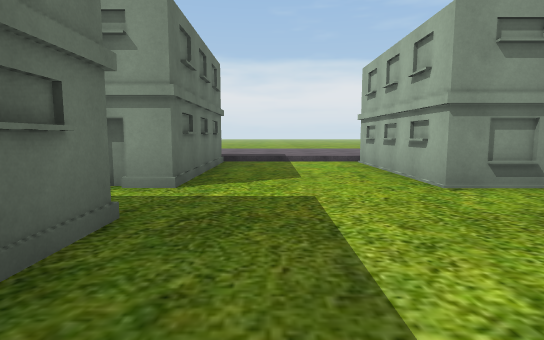
[1] (above)

19 first-person views from a walk through a Unity game level. The camera is 1.4 m above the floor, tilts 6° down and sees 80° across. The floor is counted in squares, 2 m on a side. Each view is taken from the middle of a square. On the plan, view 1 faces up. The plan holds only what a view shows up to about 10 squares ahead; the rest is blank. The place goes on beyond the plan. The player is left out. Some surface patterns are stand-ins.

[2]
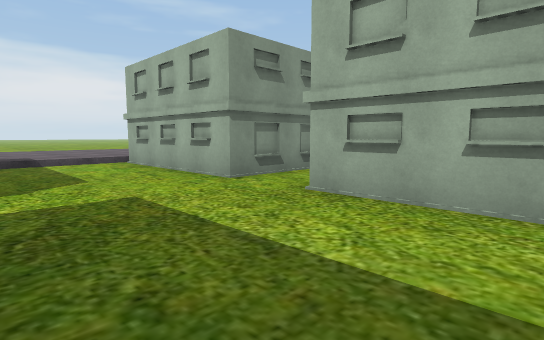

[3]
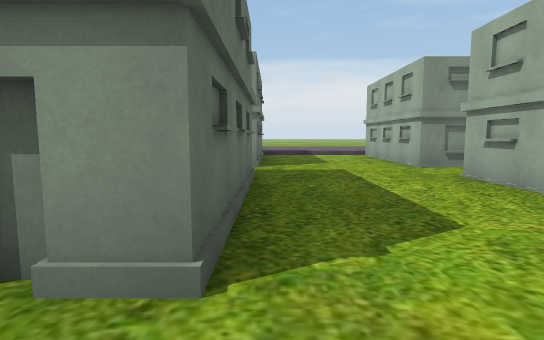

[4]
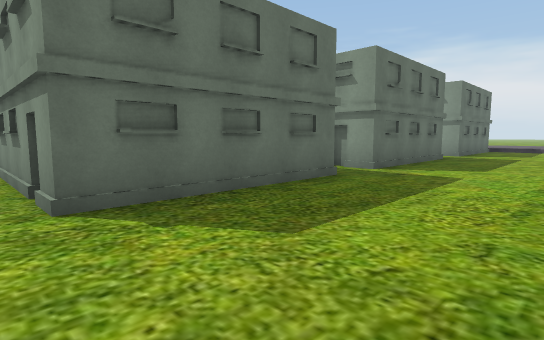

[5]
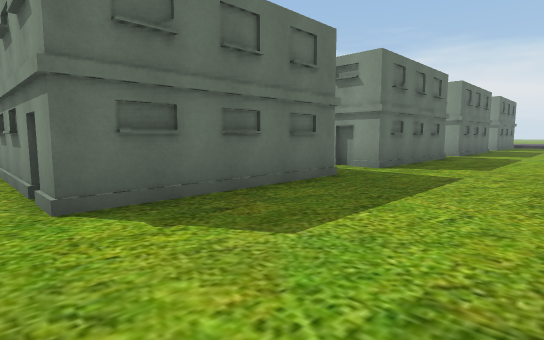

[6]
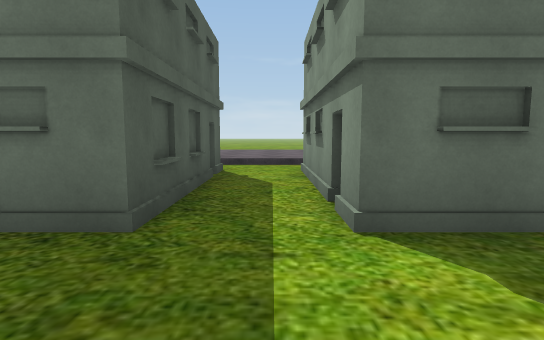

[7]
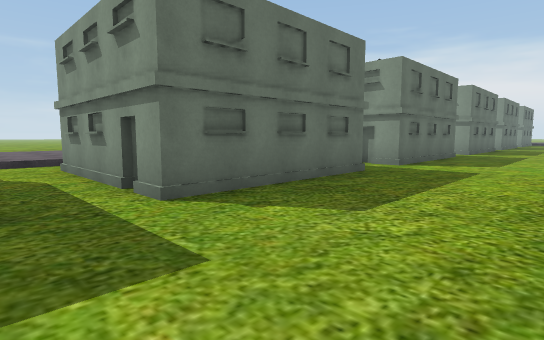

[8]
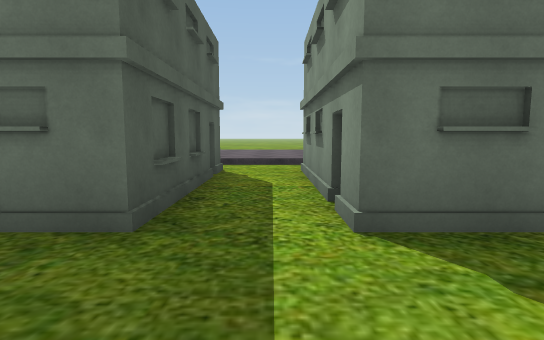

[9]
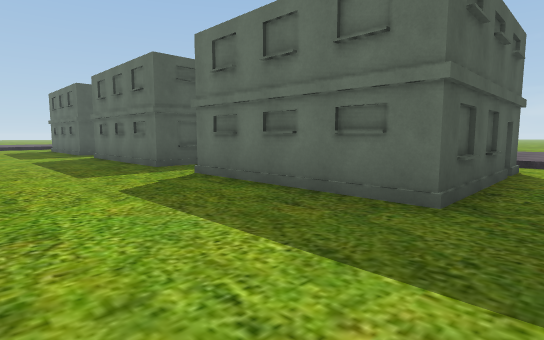

[10]
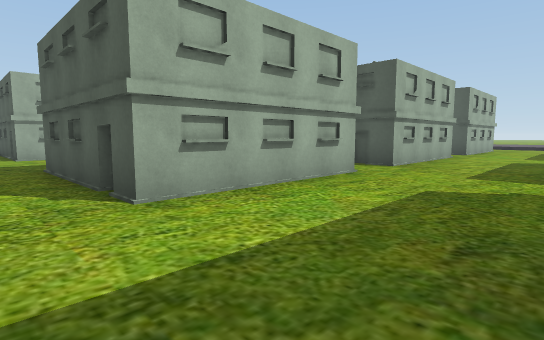

[11]
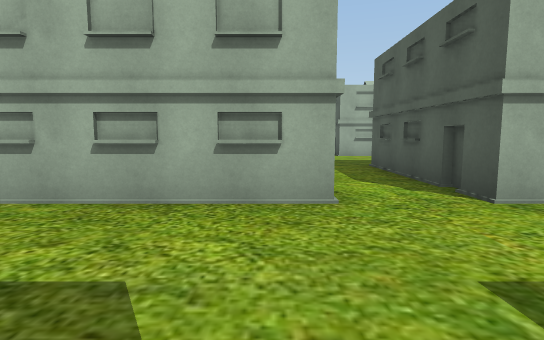

[12]
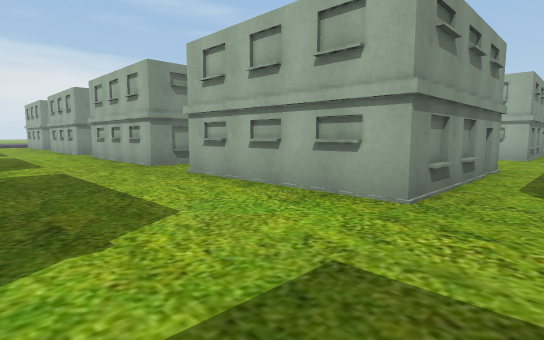

[13]
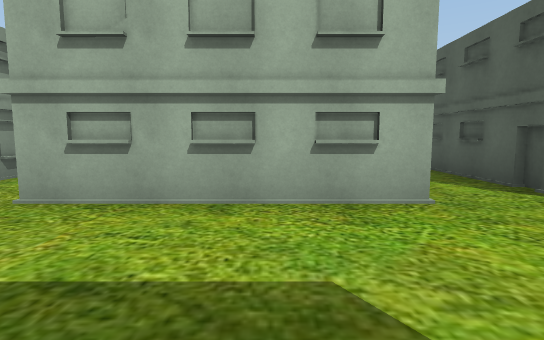

[14]
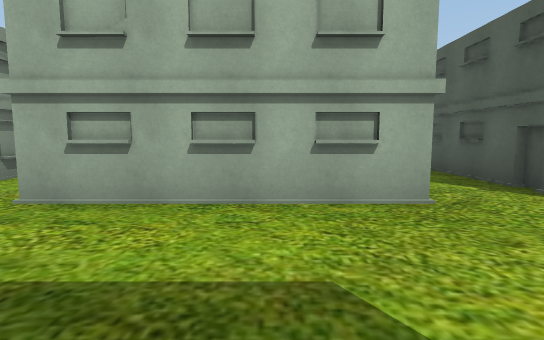

[15]
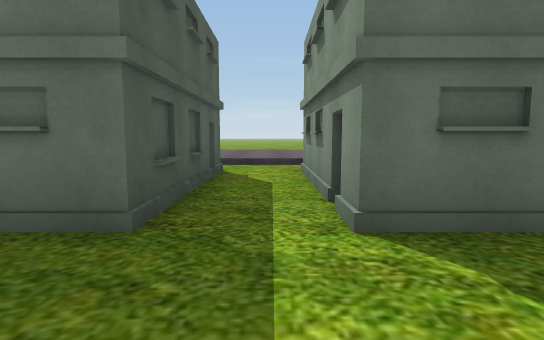

[16]
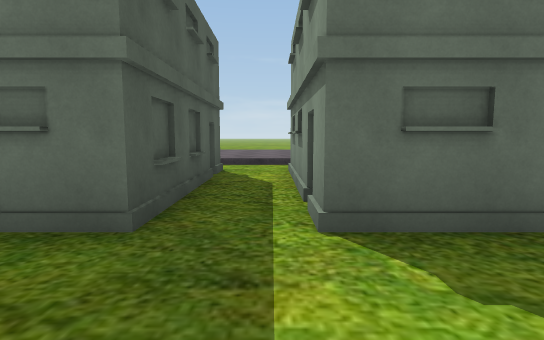

[17]
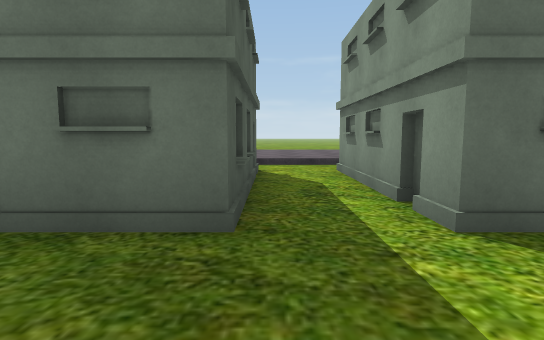

[18]
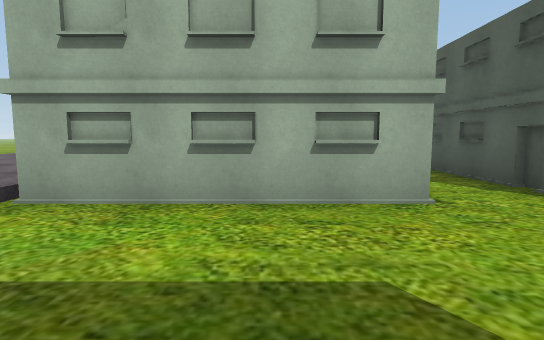

[19]
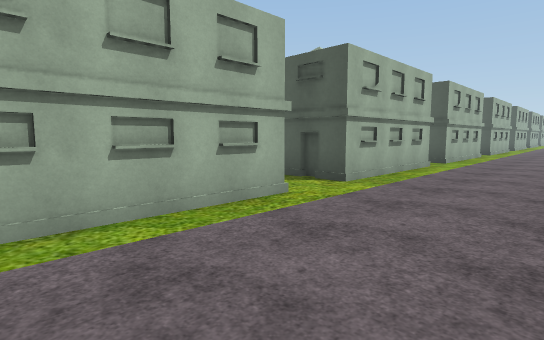

### Floor plan
Key: @ floor where view 1 was taken; # wall or solid block; . main floor; : floor 0.25 m higher than the main floor; / step, stairs or slope; H house.
Columns run from 9 left of view 1 to 11 right of it. Each row starts with its distance up from view 1.
  9       HH/////
  8 ::/.#   ...H####
  7 ::/.#   ....#  #
  6 ::/.#   ....#  #
  5 ::/.####...H####
  4 ::/.........H.
  3 ::/...HH.......H
  2  :/.####...H##
  1  :/.   #....#
  0  :/.   #.@..#
 -1  :/.   #...
 -2 ::/........ H
 -3 ::/.####.....
 -4  :/H   #H..H####
 -5        #....#  #
 -6        #....#  #
 -7 ::/.####...H#  #
 -8 ::/.........H.
 -9 ::/.####.......H
-10    H   #H..H####
-11        #....#  #
-12        #....#  #
-13 ::/.####...H#  # ..H
-14 ::/.........H.......H
-15 ::/.####.......H
-16    H   #H..H####
-17        #....#  #
-18        #....#  #
-19 ::/.####...H   #
-20 ::/.........H...
-21 ::/.####.......H....
-22    H   #H..H##   ..H
-23        #....#
-24        #....
-25         ...H
-26        .....H
-27       ##.....
-28         H..H#
-29         ....
-30         ....
-31         ...H
-32          ..

Positions as (right, up) in squares from view 1, and headings:
1: (0, 0), facing up
2: (-1, 0), facing up-right
3: (-1, -3), facing up
4: (2, -8), facing up-left
5: (2, -14), facing up-left
6: (1, -14), facing left
7: (2, -21), facing up-left
8: (1, -20), facing left
9: (2, -20), facing down-left
10: (-1, -20), facing down-right
11: (-1, -19), facing right
12: (-1, -15), facing up-right
13: (-1, -12), facing right
14: (-1, -6), facing right
15: (1, -8), facing left
16: (1, -2), facing left
17: (1, 3), facing left
18: (-1, 6), facing right
19: (-9, 8), facing down-right
